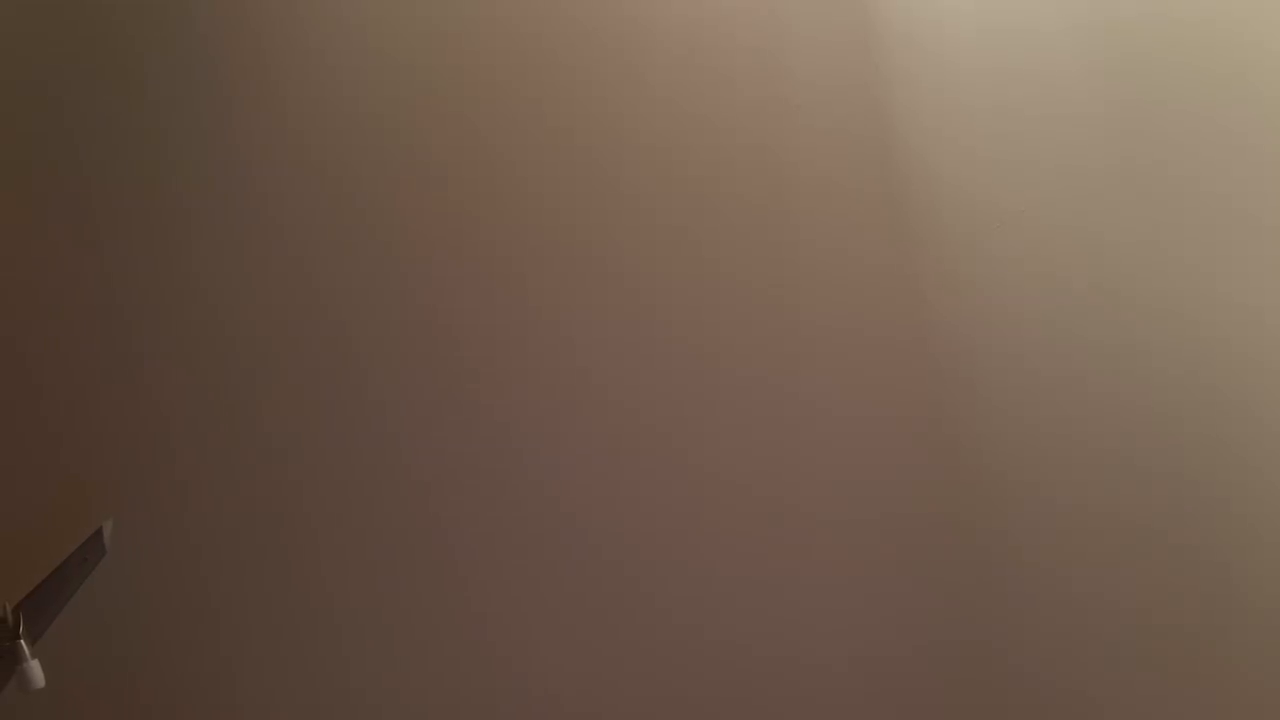
#> input picture frame 19 of Lab5/Arm.MOV, 1280 x 720 px
$ python Lab_5.py
#> lines starting #> are read from the running program, lines starting #| are printed output that depends on the picture; after the words box and inside, x2 and y2 are one past the last pixel; in counts of white or black regions, pixels touching at a corner belong together
import cv2
import numpy as np

i = 0

def main(kernel_size, standard_deviation, delta_tresh, min_area):
#> called with kernel_size = 3, standard_deviation = 50, delta_tresh = 60, min_area = 20
    global i
    i += 1

    video = cv2.VideoCapture('Arm.MOV', cv2.CAP_ANY)

    ret, frame = video.read()
#> frame is the input picture: shape (720, 1280, 3); mean B, G, R 75.6, 90.5, 110.5
    img = cv2.cvtColor(frame, cv2.COLOR_BGR2GRAY)
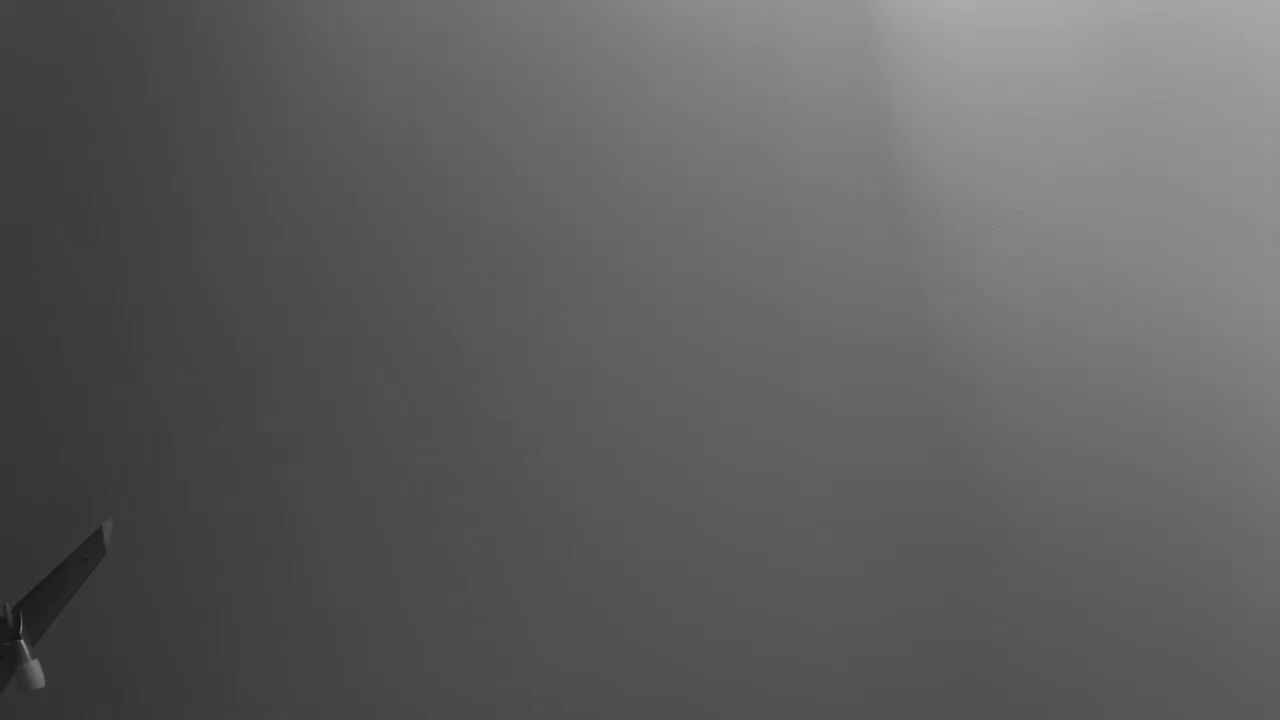
#> img: shape (720, 1280); min 12, max 170, mean 94.8
    img = cv2.GaussianBlur(img, (kernel_size, kernel_size), standard_deviation)

    w = int(video.get(cv2.CAP_PROP_FRAME_WIDTH))
    h = int(video.get(cv2.CAP_PROP_FRAME_HEIGHT))
    fourcc = cv2.VideoWriter_fourcc(*'mp4v')
    video_writer = cv2.VideoWriter(r'.\output ' + str(i) + '.mp4', fourcc, 144, (w, h))

    while True:
        # сохраняем старый кадр чтобы вычислить разниц между кадрами
        old_img = img.copy()
        ok, frame = video.read()
        if not ok:
            break

        img = cv2.cvtColor(frame, cv2.COLOR_BGR2GRAY)
        img = cv2.GaussianBlur(img, (kernel_size, kernel_size), standard_deviation)

        # вычисляем разницу
        diff = cv2.absdiff(img, old_img)
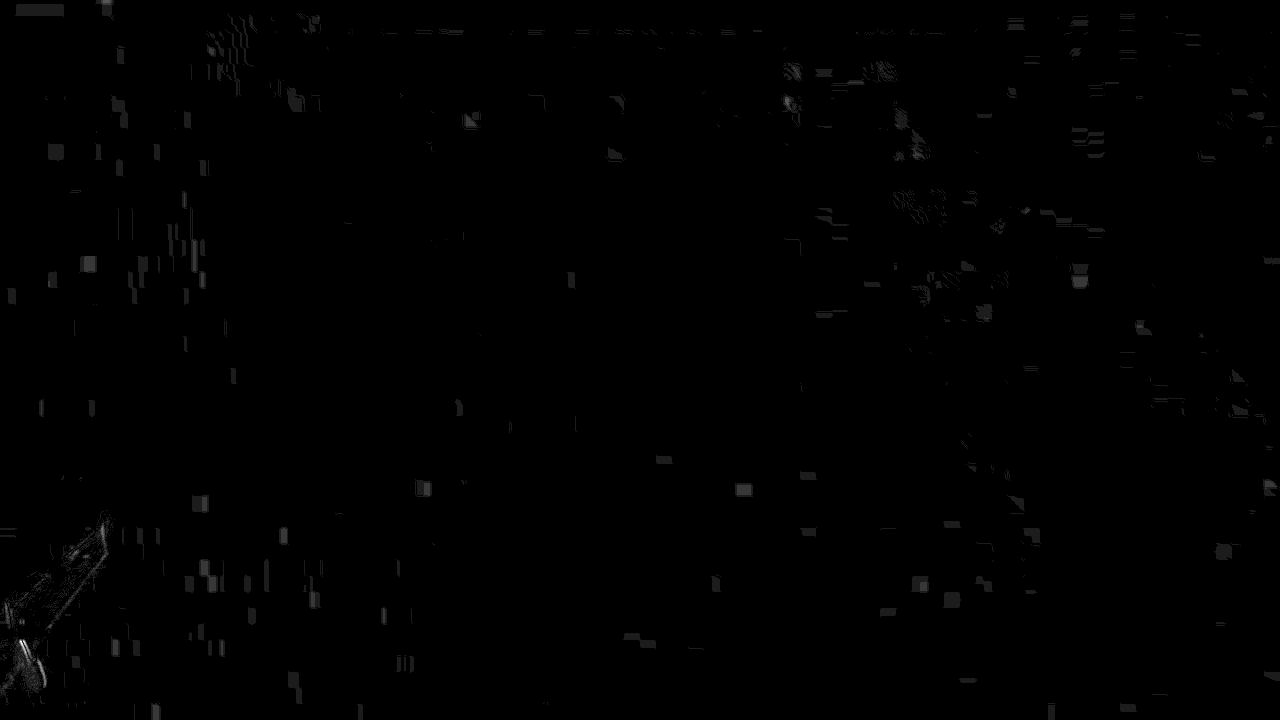
#> diff: shape (720, 1280); min 0, max 9, mean 0.029; drawn with min black and max white
        # бинаризируем её превращая пиксели, превышающие порог delta_tresh, в белый цвет, а остальные в черный
        # сохраняем только пороговое значение
        thresh = cv2.threshold(diff, delta_tresh, 255, cv2.THRESH_BINARY)[1]
#> thresh: shape (720, 1280); every value is 0
        # находим контуры
        (contors, hierarchy) = cv2.findContours(thresh, cv2.RETR_EXTERNAL, cv2.CHAIN_APPROX_SIMPLE)
#> contors = []

        # если на кадре есть хотя бы один контур, чья площадь достаточно большая то записываем кадр
        for contr in contors:
            area = cv2.contourArea(contr)
            if area < min_area:
                continue
            video_writer.write(frame)
#> this loop made 0 passes

    video_writer.release()


kernel_size = 3
standard_deviation = 50
delta_tresh = 60
min_area = 20
main(kernel_size, standard_deviation, delta_tresh, min_area)

# как по мне, более оптимальное
kernel_size = 11
standard_deviation = 70
delta_tresh = 60
min_area = 20
main(kernel_size, standard_deviation, delta_tresh, min_area)

kernel_size = 3
standard_deviation = 50
delta_tresh = 20
min_area = 20
main(kernel_size, standard_deviation, delta_tresh, min_area)

kernel_size = 3
standard_deviation = 50
delta_tresh = 60
min_area = 10
main(kernel_size, standard_deviation, delta_tresh, min_area)

$ run again, starting later in the video
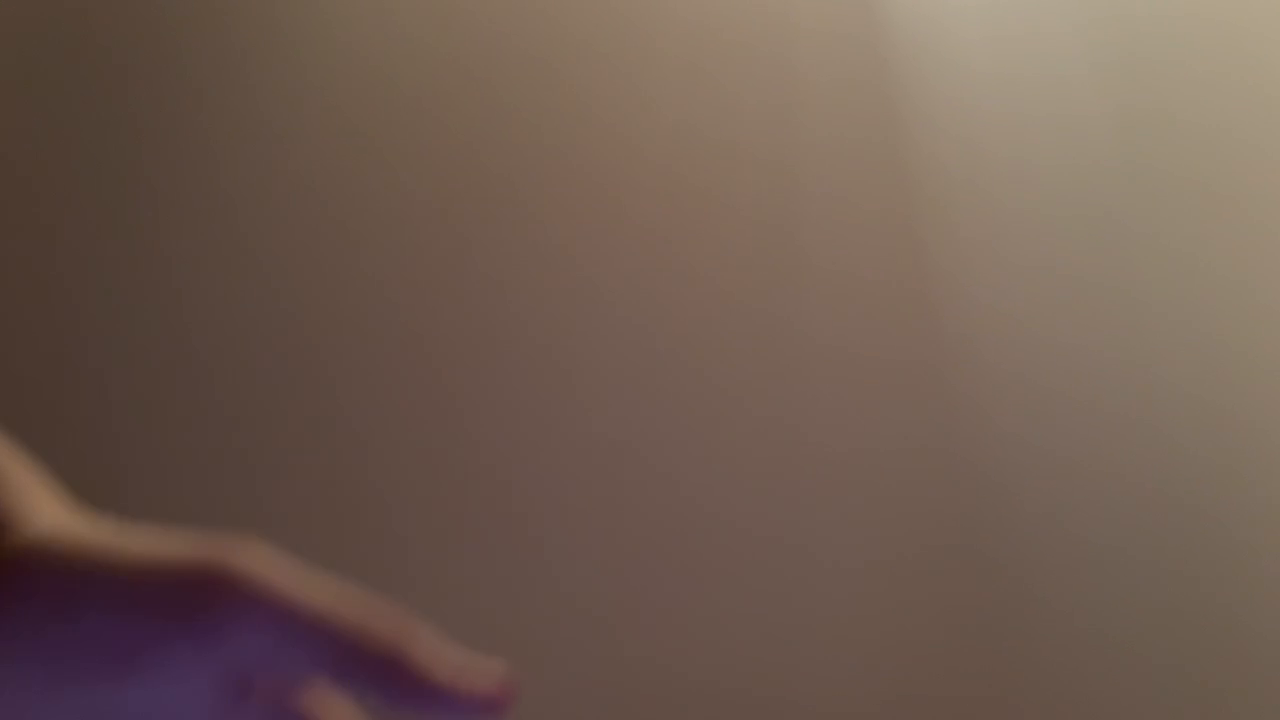
#> input picture frame 86 of Lab5/Arm.MOV, 1280 x 720 px
#> in main, frame is the input picture: shape (720, 1280, 3); mean B, G, R 81, 91.7, 111.5
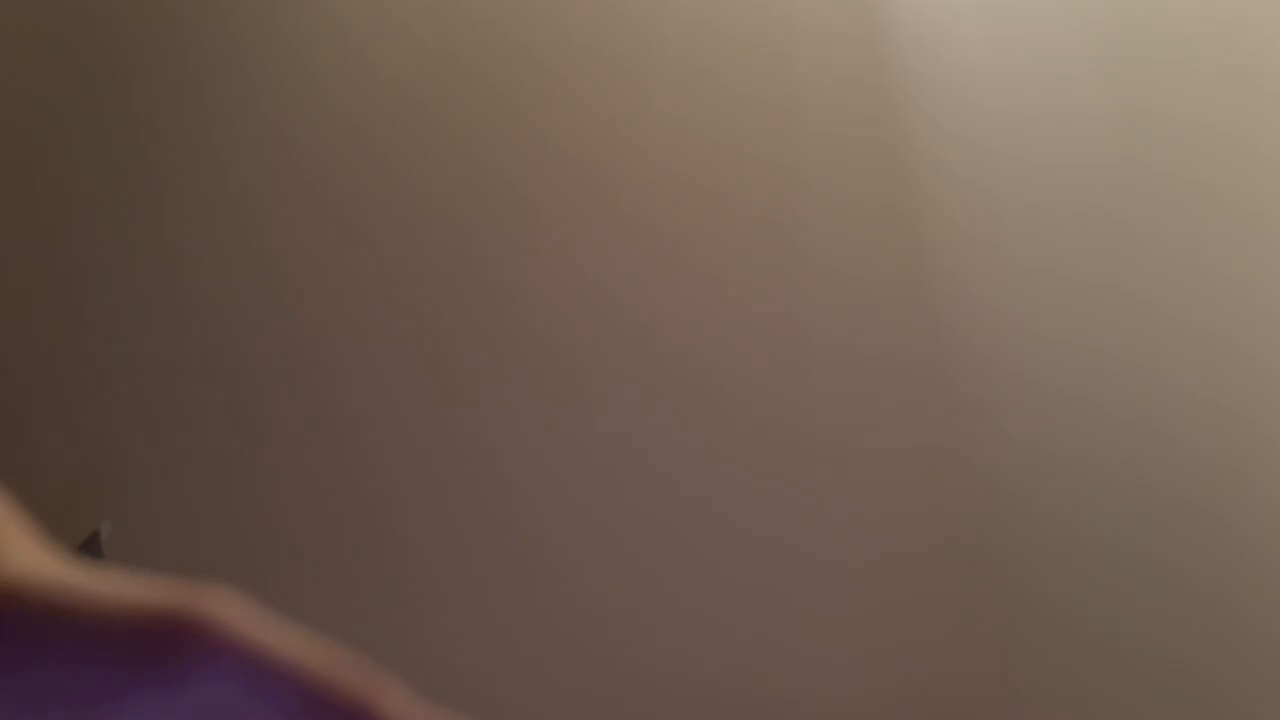
#> input picture frame 87 of Lab5/Arm.MOV, 1280 x 720 px
#> in main, frame is the input picture: shape (720, 1280, 3); mean B, G, R 80.4, 92.2, 111.9
#> in main, `thresh = cv2.threshold(diff, delta_tresh, 255, cv2.THRESH_BINARY)[1]`:
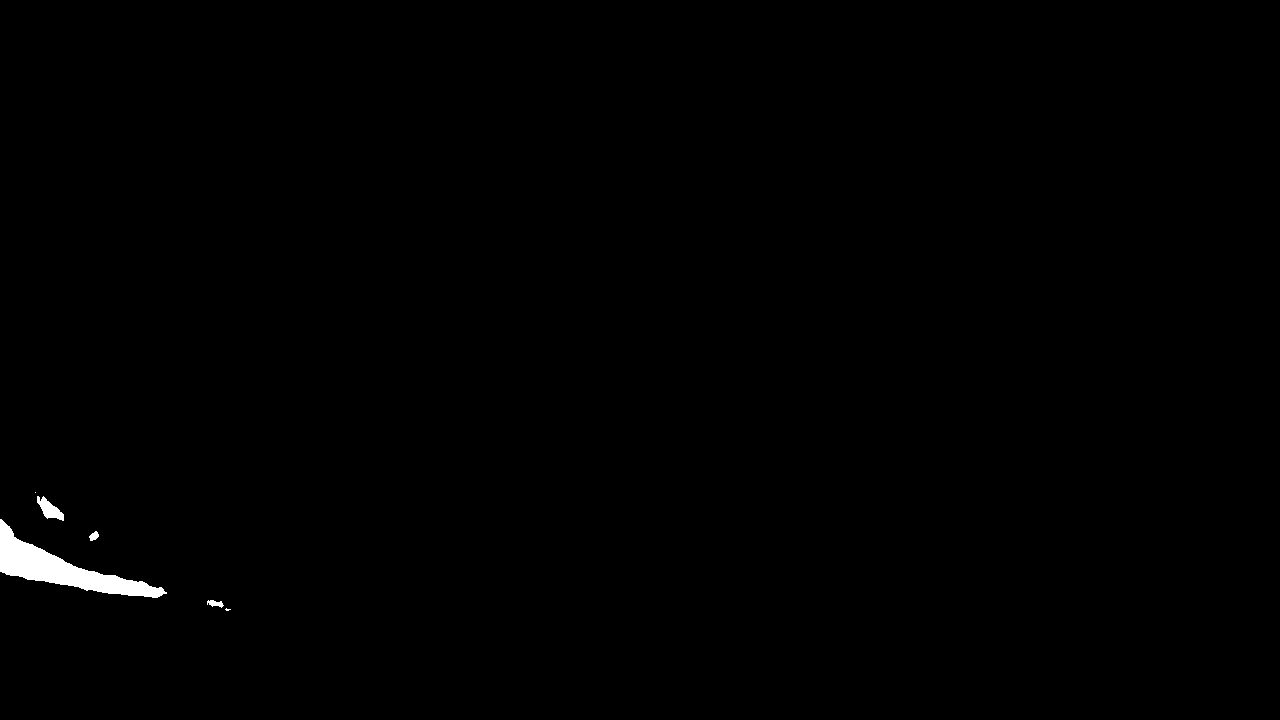
#> thresh: shape (720, 1280); 0.49% white; 6 white regions (2 under 20 px)
#> contors = 6 contours, 2 with area under 20; largest, box (x1, y1, x2, y2) and area: (0, 519, 167, 598) 3823, (37, 496, 64, 521) 290, (207, 600, 224, 608) 60, (89, 531, 99, 541) 51
#> the loop in main, `for contr in contors:` made 6 passes
#> area on passes 2 to 5: 59.5, 51, 3823, 289.5

$ run again, starting later in the video
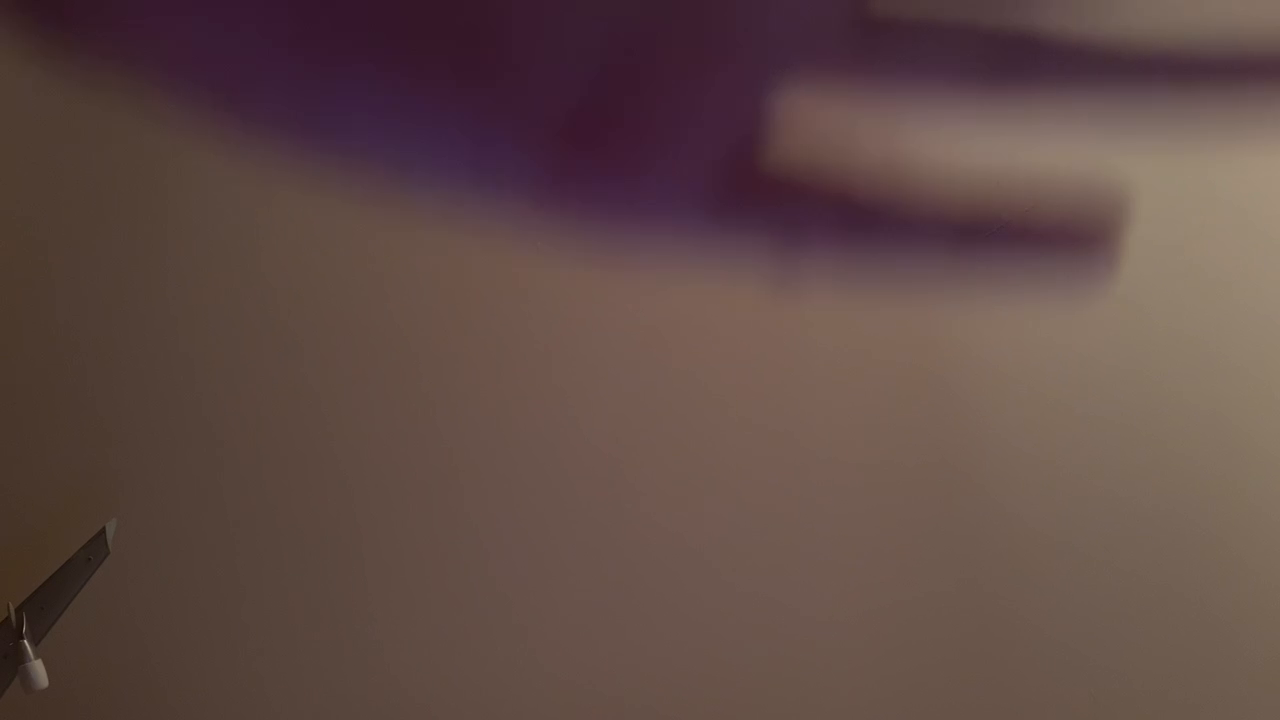
#> input picture frame 153 of Lab5/Arm.MOV, 1280 x 720 px
#> in main, frame is the input picture: shape (720, 1280, 3); mean B, G, R 70.2, 74.7, 96.6
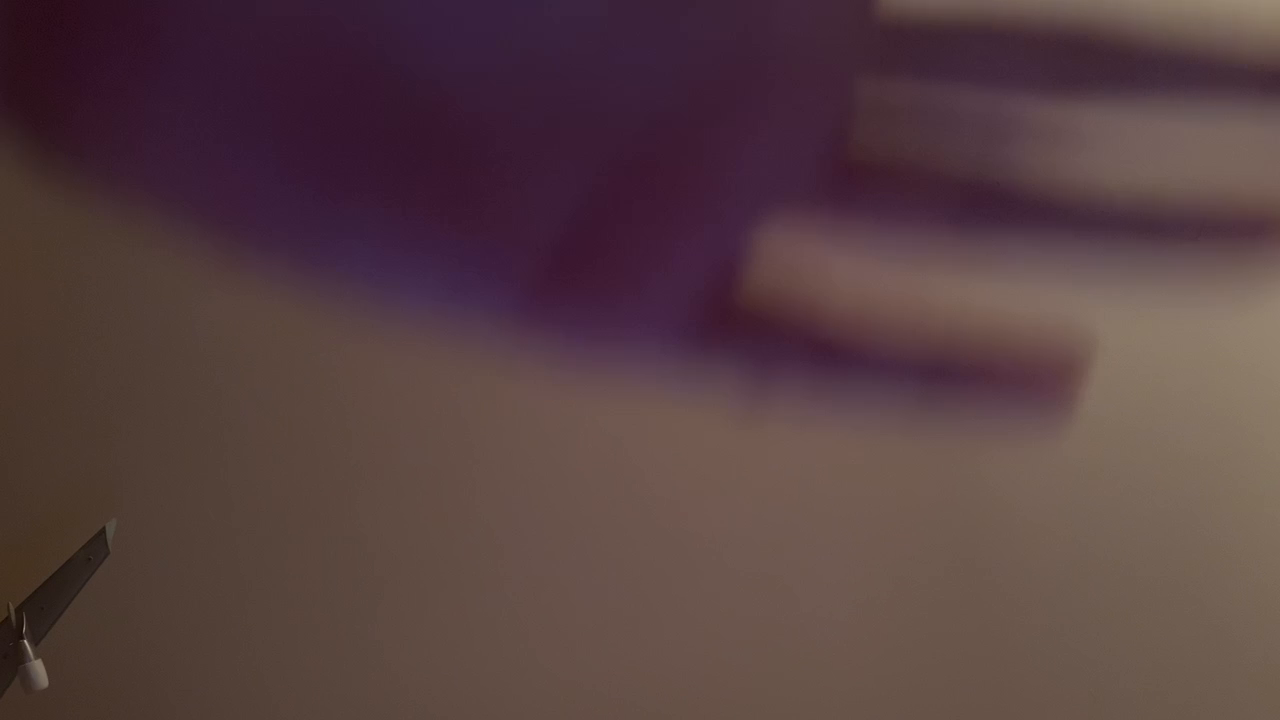
#> input picture frame 154 of Lab5/Arm.MOV, 1280 x 720 px
#> in main, frame is the input picture: shape (720, 1280, 3); mean B, G, R 65.5, 64, 87
#> in main, `thresh = cv2.threshold(diff, delta_tresh, 255, cv2.THRESH_BINARY)[1]`:
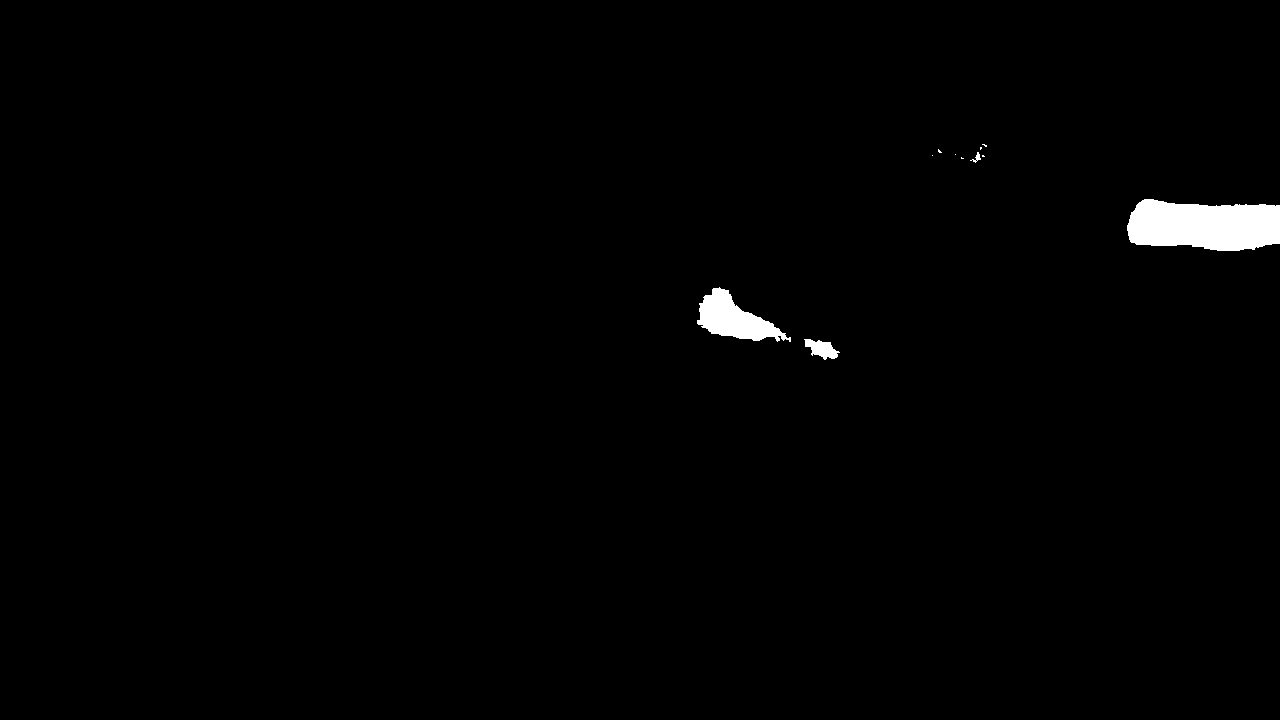
#> thresh: shape (720, 1280); 1% white; 11 white regions (7 under 20 px)
#> contors = 11 contours, 7 with area under 20; largest, box (x1, y1, x2, y2) and area: (1127, 199, 1280, 251) 6304, (697, 287, 791, 342) 2338, (804, 339, 840, 360) 374, (970, 152, 981, 163) 27
#> the loop in main, `for contr in contors:` made 11 passes
#> area on passes 1, 2, 3, 8: 374, 2338.5, 6304, 27
